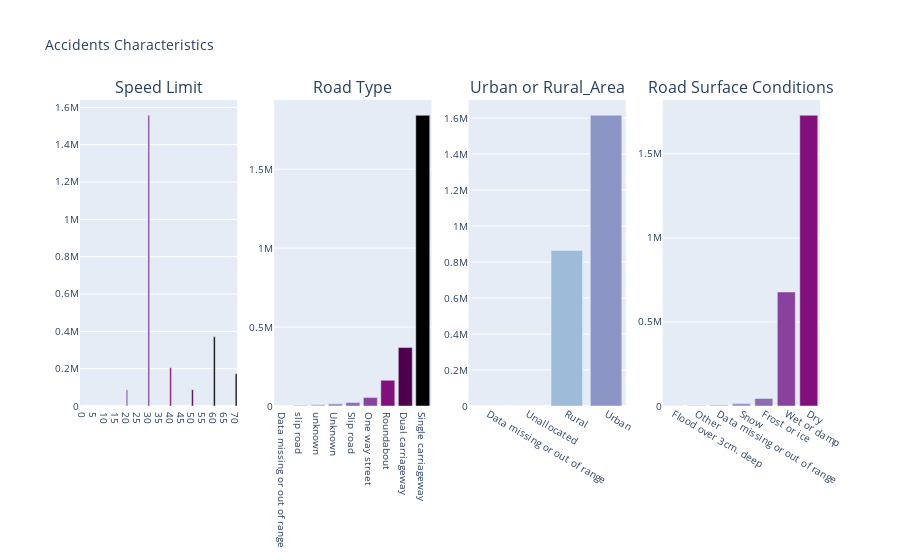

Here is the notebook cell this chart was saved with:
### Code cell
fig['layout'].update(layout)
fig.iplot(fig, filename='Accidents Characteristics_1')

### Figure 1 — Plotly figure (JSON) as saved in the notebook; plotly's stock layout.template omitted (floating-point values rounded to 4 significant figures)
{"data": [{"marker": {"color": ["rgb(224,236,244)", "rgb(191,211,230)", "rgb(158,188,218)", "rgb(140,150,198)", "rgb(140,107,177)", "rgb(136,65,157)", "rgb(129,15,124)", "rgb(77,0,75)"]}, "name": "Speed Limit", "type": "bar", "x": [-1, 0, 10, 15, 20, 30, 40, 50, 60, 70], "xaxis": "x", "y": [92, 1, 19, 16, 86766, 1557144, 205073, 87267, 370735, 172600], "yaxis": "y"}, {"marker": {"color": ["rgb(224,236,244)", "rgb(191,211,230)", "rgb(158,188,218)", "rgb(140,150,198)", "rgb(140,107,177)", "rgb(136,65,157)", "rgb(129,15,124)", "rgb(77,0,75)"]}, "name": "Road Type", "type": "bar", "x": ["Data missing or out of range", "slip road", "unknown", "Unknown", "Slip road", "One way street", "Roundabout", "Dual carriageway", "Single carriageway"], "xaxis": "x2", "y": [1, 6839, 9148, 14396, 21558, 53554, 162734, 369975, 1841508], "yaxis": "y2"}, {"marker": {"color": ["rgb(224,236,244)", "rgb(191,211,230)", "rgb(158,188,218)", "rgb(140,150,198)", "rgb(140,107,177)", "rgb(136,65,157)", "rgb(129,15,124)", "rgb(77,0,75)"]}, "name": "Urban or Rural_Area", "type": "bar", "x": ["Data missing or out of range", "Unallocated", "Rural", "Urban"], "xaxis": "x3", "y": [1, 274, 864459, 1614979], "yaxis": "y3"}, {"marker": {"color": ["rgb(224,236,244)", "rgb(191,211,230)", "rgb(158,188,218)", "rgb(140,150,198)", "rgb(140,107,177)", "rgb(136,65,157)", "rgb(129,15,124)", "rgb(77,0,75)"]}, "name": "Road Surface Conditions", "type": "bar", "x": ["Flood over 3cm. deep", "Other", "Data missing or out of range", "Snow", "Frost or ice", "Wet or damp", "Dry"], "xaxis": "x4", "y": [3476, 3956, 6379, 14137, 44895, 677869, 1729001], "yaxis": "y4"}], "layout": {"annotations": [{"font": {"size": 16}, "showarrow": false, "text": "Speed Limit", "x": 0.1062, "xanchor": "center", "xref": "paper", "y": 1, "yanchor": "bottom", "yref": "paper"}, {"font": {"size": 16}, "showarrow": false, "text": "Road Type", "x": 0.3688, "xanchor": "center", "xref": "paper", "y": 1, "yanchor": "bottom", "yref": "paper"}, {"font": {"size": 16}, "showarrow": false, "text": "Urban or Rural_Area", "x": 0.6313, "xanchor": "center", "xref": "paper", "y": 1, "yanchor": "bottom", "yref": "paper"}, {"font": {"size": 16}, "showarrow": false, "text": "Road Surface Conditions", "x": 0.8938, "xanchor": "center", "xref": "paper", "y": 1, "yanchor": "bottom", "yref": "paper"}], "font": {"size": 10}, "showlegend": false, "title": {"text": "Accidents Characteristics"}, "xaxis": {"anchor": "y", "automargin": true, "domain": [0, 0.2125], "nticks": 36, "ticks": ""}, "xaxis2": {"anchor": "y2", "domain": [0.2625, 0.475]}, "xaxis3": {"anchor": "y3", "domain": [0.525, 0.7375]}, "xaxis4": {"anchor": "y4", "domain": [0.7875, 1]}, "yaxis": {"anchor": "x", "automargin": true, "domain": [0, 1], "ticks": ""}, "yaxis2": {"anchor": "x2", "domain": [0, 1]}, "yaxis3": {"anchor": "x3", "domain": [0, 1]}, "yaxis4": {"anchor": "x4", "domain": [0, 1]}}}
